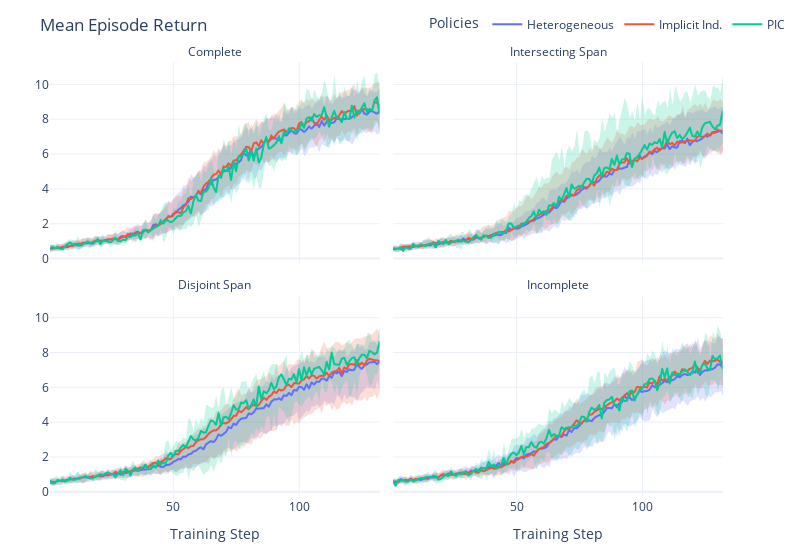

The cell this chart's notebook holds for it:
### Code cell
import plotly.express as px
import plotly.graph_objects as go

# Known Metrics: "time_this_iter_s", "time_total_s", 
# "timers/env_runner_sampling_timer", "env_runners/episode_return_min", 
# "env_runners/episode_return_max", "env_runners/episode_return_mean"
metric = "env_runners/episode_return_mean"

df_tr = pd.read_csv("all_histories.csv", header=0)
df_tr = order_and_clean_labels(df_tr)

# ---- Aggregate mean + band (std or CI) ----
g = (
    df_tr[["sensor_config", "policy_type", "_step", metric]]
    .groupby(["sensor_config", "policy_type", "_step"], observed=True)
    .agg(mean=(metric, "mean"), n=(metric, "size"), std=(metric, "std"))
    .reset_index()
)
g["se"] = g["std"].fillna(0.0) / np.sqrt(g["n"].clip(lower=1))

# Choose your band: 1*std (wider, intuitive) or 1.96*se (95% CI)
USE_STD_BAND = True
g["band"] = g["std"] if USE_STD_BAND else 1.96 * g["se"]
g["lower"] = g["mean"] - g["band"]
g["upper"] = g["mean"] + g["band"]

# ---- Figure (mean lines ± CI band) ----
fig = px.line(
    g,
    x="_step",
    y="mean",
    color="policy_type",
    facet_col="sensor_config",
    facet_col_wrap=2,
)

# ---- Add Error Bands ---- 

# Match Correct Colors
colorway = fig.layout.colorway or px.colors.qualitative.Plotly
color_levels = list(g["policy_type"].drop_duplicates())
color_map = {lvl: colorway[i % len(colorway)] for i, lvl in enumerate(color_levels)}
fill_map  = {lvl: hex_to_rgba(color_map[lvl], 0.20) for lvl in color_levels}
cats_order = list(pd.unique(g["sensor_config"]))

# Add bands by sensor config x algo
for (conf, ih), df_grp in g.groupby(["sensor_config", "policy_type"], observed=True):
    df_grp = df_grp.sort_values("_step")
    row=2-((cats_order.index(conf))%2)
    col=(cats_order.index(conf)+2)//2
    fig.add_trace(
        go.Scatter(
            x=df_grp["_step"], y=df_grp["upper"],
            mode="lines", line=dict(width=0),
            showlegend=False, hoverinfo="skip", legendgroup=f"{ih}",
        ),
        col=col,
        row=row,
    )
    fig.add_trace(
        go.Scatter(
            x=df_grp["_step"], y=df_grp["lower"],
            mode="lines", line=dict(width=0),
            fill="tonexty", 
            fillcolor=fill_map[ih],
            showlegend=False, hoverinfo="skip", legendgroup=f"{ih}",
        ),
        col=col,
        row=row,
    )

# Formatting updates
(fig
    .for_each_annotation(
        lambda a: a.update(text=(
            a.text.split("=")[-1]   # Remove "sensor_config=__"
            .replace("_"," ").title() # Make title
        ))
    )
    .for_each_yaxis(lambda y: y.update(title=""))
    .update_xaxes(title_text="Training Step", row=1, col=1)
    .update_xaxes(title_text="Training Step", row=1, col=2)
)

# Overall updates
fig.update_layout(
    template = "plotly_white",
    title_text = "Mean Episode Return",
    margin = dict(t=40, r=10, b=10, l=10),
    legend_title_text = "Policies",
    legend=dict(
        orientation="h",
        yanchor="top", y=1.12,
        xanchor="right", x=1.1
    ),
    width=800,
    height=550,
)

fig.write_image("training_curves.png")
fig.show()

### Figure 1 — Plotly figure (JSON) as saved in the notebook; plotly's stock layout.template omitted (floating-point values rounded to 4 significant figures; data arrays with more than 128 entries replaced by an {"elided": "..."} marker saying what was removed)
{"data": [{"hovertemplate": "policy_type=Heterogeneous<br>sensor_config=Complete<br>_step=%{x}<br>mean=%{y}<extra></extra>", "legendgroup": "Heterogeneous", "line": {"color": "#636efa", "dash": "solid"}, "marker": {"symbol": "circle"}, "mode": "lines", "name": "Heterogeneous", "showlegend": true, "type": "scattergl", "x": {"elided": "132 int values"}, "xaxis": "x3", "y": {"elided": "132 float values"}, "yaxis": "y3"}, {"hovertemplate": "policy_type=Heterogeneous<br>sensor_config=Intersecting Span<br>_step=%{x}<br>mean=%{y}<extra></extra>", "legendgroup": "Heterogeneous", "line": {"color": "#636efa", "dash": "solid"}, "marker": {"symbol": "circle"}, "mode": "lines", "name": "Heterogeneous", "showlegend": false, "type": "scattergl", "x": {"elided": "132 int values"}, "xaxis": "x4", "y": {"elided": "132 float values"}, "yaxis": "y4"}, {"hovertemplate": "policy_type=Heterogeneous<br>sensor_config=Disjoint Span<br>_step=%{x}<br>mean=%{y}<extra></extra>", "legendgroup": "Heterogeneous", "line": {"color": "#636efa", "dash": "solid"}, "marker": {"symbol": "circle"}, "mode": "lines", "name": "Heterogeneous", "showlegend": false, "type": "scattergl", "x": {"elided": "132 int values"}, "xaxis": "x", "y": {"elided": "132 float values"}, "yaxis": "y"}, {"hovertemplate": "policy_type=Heterogeneous<br>sensor_config=Incomplete<br>_step=%{x}<br>mean=%{y}<extra></extra>", "legendgroup": "Heterogeneous", "line": {"color": "#636efa", "dash": "solid"}, "marker": {"symbol": "circle"}, "mode": "lines", "name": "Heterogeneous", "showlegend": false, "type": "scattergl", "x": {"elided": "132 int values"}, "xaxis": "x2", "y": {"elided": "132 float values"}, "yaxis": "y2"}, {"hovertemplate": "policy_type=Implicit Ind.<br>sensor_config=Complete<br>_step=%{x}<br>mean=%{y}<extra></extra>", "legendgroup": "Implicit Ind.", "line": {"color": "#EF553B", "dash": "solid"}, "marker": {"symbol": "circle"}, "mode": "lines", "name": "Implicit Ind.", "showlegend": true, "type": "scattergl", "x": {"elided": "132 int values"}, "xaxis": "x3", "y": {"elided": "132 float values"}, "yaxis": "y3"}, {"hovertemplate": "policy_type=Implicit Ind.<br>sensor_config=Intersecting Span<br>_step=%{x}<br>mean=%{y}<extra></extra>", "legendgroup": "Implicit Ind.", "line": {"color": "#EF553B", "dash": "solid"}, "marker": {"symbol": "circle"}, "mode": "lines", "name": "Implicit Ind.", "showlegend": false, "type": "scattergl", "x": {"elided": "132 int values"}, "xaxis": "x4", "y": {"elided": "132 float values"}, "yaxis": "y4"}, {"hovertemplate": "policy_type=Implicit Ind.<br>sensor_config=Disjoint Span<br>_step=%{x}<br>mean=%{y}<extra></extra>", "legendgroup": "Implicit Ind.", "line": {"color": "#EF553B", "dash": "solid"}, "marker": {"symbol": "circle"}, "mode": "lines", "name": "Implicit Ind.", "showlegend": false, "type": "scattergl", "x": {"elided": "132 int values"}, "xaxis": "x", "y": {"elided": "132 float values"}, "yaxis": "y"}, {"hovertemplate": "policy_type=Implicit Ind.<br>sensor_config=Incomplete<br>_step=%{x}<br>mean=%{y}<extra></extra>", "legendgroup": "Implicit Ind.", "line": {"color": "#EF553B", "dash": "solid"}, "marker": {"symbol": "circle"}, "mode": "lines", "name": "Implicit Ind.", "showlegend": false, "type": "scattergl", "x": {"elided": "132 int values"}, "xaxis": "x2", "y": {"elided": "132 float values"}, "yaxis": "y2"}, {"hovertemplate": "policy_type=PIC<br>sensor_config=Complete<br>_step=%{x}<br>mean=%{y}<extra></extra>", "legendgroup": "PIC", "line": {"color": "#00cc96", "dash": "solid"}, "marker": {"symbol": "circle"}, "mode": "lines", "name": "PIC", "showlegend": true, "type": "scattergl", "x": {"elided": "132 int values"}, "xaxis": "x3", "y": {"elided": "132 float values"}, "yaxis": "y3"}, {"hovertemplate": "policy_type=PIC<br>sensor_config=Intersecting Span<br>_step=%{x}<br>mean=%{y}<extra></extra>", "legendgroup": "PIC", "line": {"color": "#00cc96", "dash": "solid"}, "marker": {"symbol": "circle"}, "mode": "lines", "name": "PIC", "showlegend": false, "type": "scattergl", "x": {"elided": "132 int values"}, "xaxis": "x4", "y": {"elided": "132 float values"}, "yaxis": "y4"}, {"hovertemplate": "policy_type=PIC<br>sensor_config=Disjoint Span<br>_step=%{x}<br>mean=%{y}<extra></extra>", "legendgroup": "PIC", "line": {"color": "#00cc96", "dash": "solid"}, "marker": {"symbol": "circle"}, "mode": "lines", "name": "PIC", "showlegend": false, "type": "scattergl", "x": {"elided": "132 int values"}, "xaxis": "x", "y": {"elided": "132 float values"}, "yaxis": "y"}, {"hovertemplate": "policy_type=PIC<br>sensor_config=Incomplete<br>_step=%{x}<br>mean=%{y}<extra></extra>", "legendgroup": "PIC", "line": {"color": "#00cc96", "dash": "solid"}, "marker": {"symbol": "circle"}, "mode": "lines", "name": "PIC", "showlegend": false, "type": "scattergl", "x": {"elided": "132 int values"}, "xaxis": "x2", "y": {"elided": "132 float values"}, "yaxis": "y2"}, {"hoverinfo": "skip", "legendgroup": "Heterogeneous", "line": {"width": 0}, "mode": "lines", "showlegend": false, "type": "scatter", "x": {"elided": "132 int values"}, "xaxis": "x3", "y": {"elided": "132 float values"}, "yaxis": "y3"}, {"fill": "tonexty", "fillcolor": "rgba(99,110,250,0.2)", "hoverinfo": "skip", "legendgroup": "Heterogeneous", "line": {"width": 0}, "mode": "lines", "showlegend": false, "type": "scatter", "x": {"elided": "132 int values"}, "xaxis": "x3", "y": {"elided": "132 float values"}, "yaxis": "y3"}, {"hoverinfo": "skip", "legendgroup": "Implicit Ind.", "line": {"width": 0}, "mode": "lines", "showlegend": false, "type": "scatter", "x": {"elided": "132 int values"}, "xaxis": "x3", "y": {"elided": "132 float values"}, "yaxis": "y3"}, {"fill": "tonexty", "fillcolor": "rgba(239,85,59,0.2)", "hoverinfo": "skip", "legendgroup": "Implicit Ind.", "line": {"width": 0}, "mode": "lines", "showlegend": false, "type": "scatter", "x": {"elided": "132 int values"}, "xaxis": "x3", "y": {"elided": "132 float values"}, "yaxis": "y3"}, {"hoverinfo": "skip", "legendgroup": "PIC", "line": {"width": 0}, "mode": "lines", "showlegend": false, "type": "scatter", "x": {"elided": "132 int values"}, "xaxis": "x3", "y": {"elided": "132 float values"}, "yaxis": "y3"}, {"fill": "tonexty", "fillcolor": "rgba(0,204,150,0.2)", "hoverinfo": "skip", "legendgroup": "PIC", "line": {"width": 0}, "mode": "lines", "showlegend": false, "type": "scatter", "x": {"elided": "132 int values"}, "xaxis": "x3", "y": {"elided": "132 float values"}, "yaxis": "y3"}, {"hoverinfo": "skip", "legendgroup": "Heterogeneous", "line": {"width": 0}, "mode": "lines", "showlegend": false, "type": "scatter", "x": {"elided": "132 int values"}, "xaxis": "x", "y": {"elided": "132 float values"}, "yaxis": "y"}, {"fill": "tonexty", "fillcolor": "rgba(99,110,250,0.2)", "hoverinfo": "skip", "legendgroup": "Heterogeneous", "line": {"width": 0}, "mode": "lines", "showlegend": false, "type": "scatter", "x": {"elided": "132 int values"}, "xaxis": "x", "y": {"elided": "132 float values"}, "yaxis": "y"}, {"hoverinfo": "skip", "legendgroup": "Implicit Ind.", "line": {"width": 0}, "mode": "lines", "showlegend": false, "type": "scatter", "x": {"elided": "132 int values"}, "xaxis": "x", "y": {"elided": "132 float values"}, "yaxis": "y"}, {"fill": "tonexty", "fillcolor": "rgba(239,85,59,0.2)", "hoverinfo": "skip", "legendgroup": "Implicit Ind.", "line": {"width": 0}, "mode": "lines", "showlegend": false, "type": "scatter", "x": {"elided": "132 int values"}, "xaxis": "x", "y": {"elided": "132 float values"}, "yaxis": "y"}, {"hoverinfo": "skip", "legendgroup": "PIC", "line": {"width": 0}, "mode": "lines", "showlegend": false, "type": "scatter", "x": {"elided": "132 int values"}, "xaxis": "x", "y": {"elided": "132 float values"}, "yaxis": "y"}, {"fill": "tonexty", "fillcolor": "rgba(0,204,150,0.2)", "hoverinfo": "skip", "legendgroup": "PIC", "line": {"width": 0}, "mode": "lines", "showlegend": false, "type": "scatter", "x": {"elided": "132 int values"}, "xaxis": "x", "y": {"elided": "132 float values"}, "yaxis": "y"}, {"hoverinfo": "skip", "legendgroup": "Heterogeneous", "line": {"width": 0}, "mode": "lines", "showlegend": false, "type": "scatter", "x": {"elided": "132 int values"}, "xaxis": "x4", "y": {"elided": "132 float values"}, "yaxis": "y4"}, {"fill": "tonexty", "fillcolor": "rgba(99,110,250,0.2)", "hoverinfo": "skip", "legendgroup": "Heterogeneous", "line": {"width": 0}, "mode": "lines", "showlegend": false, "type": "scatter", "x": {"elided": "132 int values"}, "xaxis": "x4", "y": {"elided": "132 float values"}, "yaxis": "y4"}, {"hoverinfo": "skip", "legendgroup": "Implicit Ind.", "line": {"width": 0}, "mode": "lines", "showlegend": false, "type": "scatter", "x": {"elided": "132 int values"}, "xaxis": "x4", "y": {"elided": "132 float values"}, "yaxis": "y4"}, {"fill": "tonexty", "fillcolor": "rgba(239,85,59,0.2)", "hoverinfo": "skip", "legendgroup": "Implicit Ind.", "line": {"width": 0}, "mode": "lines", "showlegend": false, "type": "scatter", "x": {"elided": "132 int values"}, "xaxis": "x4", "y": {"elided": "132 float values"}, "yaxis": "y4"}, {"hoverinfo": "skip", "legendgroup": "PIC", "line": {"width": 0}, "mode": "lines", "showlegend": false, "type": "scatter", "x": {"elided": "132 int values"}, "xaxis": "x4", "y": {"elided": "132 float values"}, "yaxis": "y4"}, {"fill": "tonexty", "fillcolor": "rgba(0,204,150,0.2)", "hoverinfo": "skip", "legendgroup": "PIC", "line": {"width": 0}, "mode": "lines", "showlegend": false, "type": "scatter", "x": {"elided": "132 int values"}, "xaxis": "x4", "y": {"elided": "132 float values"}, "yaxis": "y4"}, {"hoverinfo": "skip", "legendgroup": "Heterogeneous", "line": {"width": 0}, "mode": "lines", "showlegend": false, "type": "scatter", "x": {"elided": "132 int values"}, "xaxis": "x2", "y": {"elided": "132 float values"}, "yaxis": "y2"}, {"fill": "tonexty", "fillcolor": "rgba(99,110,250,0.2)", "hoverinfo": "skip", "legendgroup": "Heterogeneous", "line": {"width": 0}, "mode": "lines", "showlegend": false, "type": "scatter", "x": {"elided": "132 int values"}, "xaxis": "x2", "y": {"elided": "132 float values"}, "yaxis": "y2"}, {"hoverinfo": "skip", "legendgroup": "Implicit Ind.", "line": {"width": 0}, "mode": "lines", "showlegend": false, "type": "scatter", "x": {"elided": "132 int values"}, "xaxis": "x2", "y": {"elided": "132 float values"}, "yaxis": "y2"}, {"fill": "tonexty", "fillcolor": "rgba(239,85,59,0.2)", "hoverinfo": "skip", "legendgroup": "Implicit Ind.", "line": {"width": 0}, "mode": "lines", "showlegend": false, "type": "scatter", "x": {"elided": "132 int values"}, "xaxis": "x2", "y": {"elided": "132 float values"}, "yaxis": "y2"}, {"hoverinfo": "skip", "legendgroup": "PIC", "line": {"width": 0}, "mode": "lines", "showlegend": false, "type": "scatter", "x": {"elided": "132 int values"}, "xaxis": "x2", "y": {"elided": "132 float values"}, "yaxis": "y2"}, {"fill": "tonexty", "fillcolor": "rgba(0,204,150,0.2)", "hoverinfo": "skip", "legendgroup": "PIC", "line": {"width": 0}, "mode": "lines", "showlegend": false, "type": "scatter", "x": {"elided": "132 int values"}, "xaxis": "x2", "y": {"elided": "132 float values"}, "yaxis": "y2"}], "layout": {"annotations": [{"font": {}, "showarrow": false, "text": "Disjoint Span", "x": 0.245, "xanchor": "center", "xref": "paper", "y": 0.465, "yanchor": "bottom", "yref": "paper"}, {"font": {}, "showarrow": false, "text": "Incomplete", "x": 0.755, "xanchor": "center", "xref": "paper", "y": 0.465, "yanchor": "bottom", "yref": "paper"}, {"font": {}, "showarrow": false, "text": "Complete", "x": 0.245, "xanchor": "center", "xref": "paper", "y": 1.0, "yanchor": "bottom", "yref": "paper"}, {"font": {}, "showarrow": false, "text": "Intersecting Span", "x": 0.755, "xanchor": "center", "xref": "paper", "y": 1.0, "yanchor": "bottom", "yref": "paper"}], "height": 550, "legend": {"orientation": "h", "title": {"text": "Policies"}, "tracegroupgap": 0, "x": 1.1, "xanchor": "right", "y": 1.12, "yanchor": "top"}, "margin": {"b": 10, "l": 10, "r": 10, "t": 40}, "title": {"text": "Mean Episode Return"}, "width": 800, "xaxis": {"anchor": "y", "domain": [0, 0.49], "title": {"text": "Training Step"}}, "xaxis2": {"anchor": "y2", "domain": [0.51, 1], "matches": "x", "title": {"text": "Training Step"}}, "xaxis3": {"anchor": "y3", "domain": [0, 0.49], "matches": "x", "showticklabels": false}, "xaxis4": {"anchor": "y4", "domain": [0.51, 1], "matches": "x", "showticklabels": false}, "yaxis": {"anchor": "x", "domain": [0, 0.465], "title": {"text": ""}}, "yaxis2": {"anchor": "x2", "domain": [0, 0.465], "matches": "y", "showticklabels": false, "title": {"text": ""}}, "yaxis3": {"anchor": "x3", "domain": [0.535, 1.0], "matches": "y", "title": {"text": ""}}, "yaxis4": {"anchor": "x4", "domain": [0.535, 1.0], "matches": "y", "showticklabels": false, "title": {"text": ""}}}}
